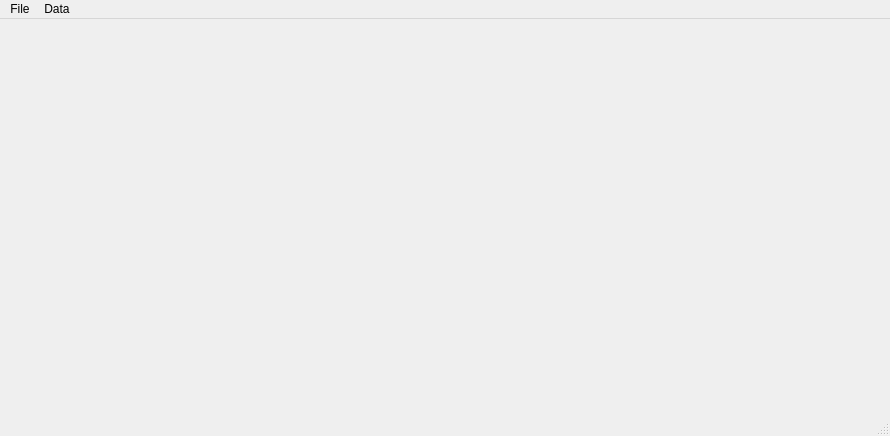
<?xml version="1.0" encoding="UTF-8"?>
<ui version="4.0">
 <class>GEF</class>
 <widget class="QMainWindow" name="GEF">
  <property name="geometry">
   <rect>
    <x>0</x>
    <y>0</y>
    <width>890</width>
    <height>436</height>
   </rect>
  </property>
  <property name="windowTitle">
   <string>GEF+</string>
  </property>
  <property name="windowIcon">
   <iconset>
    <normaloff>../static/logosmall.png</normaloff>../static/logosmall.png</iconset>
  </property>
  <widget class="QWidget" name="centralwidget">
   <layout class="QVBoxLayout" name="verticalLayout"/>
  </widget>
  <widget class="QMenuBar" name="menubar">
   <property name="geometry">
    <rect>
     <x>0</x>
     <y>0</y>
     <width>890</width>
     <height>22</height>
    </rect>
   </property>
   <widget class="QMenu" name="menuFile">
    <property name="title">
     <string>File</string>
    </property>
    <widget class="QMenu" name="menuExport">
     <property name="title">
      <string>Export</string>
     </property>
     <property name="icon">
      <iconset>
       <normaloff>../static/export.png</normaloff>../static/export.png</iconset>
     </property>
     <addaction name="actionExport_Current"/>
     <addaction name="actionCSV_csv"/>
    </widget>
    <addaction name="actionImport"/>
    <addaction name="menuExport"/>
    <addaction name="actionSettings"/>
   </widget>
   <widget class="QMenu" name="menuData">
    <property name="title">
     <string>Data</string>
    </property>
    <addaction name="actionAutocomplete"/>
   </widget>
   <addaction name="menuFile"/>
   <addaction name="menuData"/>
  </widget>
  <widget class="QStatusBar" name="statusbar"/>
  <action name="actionImport">
   <property name="icon">
    <iconset>
     <normaloff>../static/import.png</normaloff>../static/import.png</iconset>
   </property>
   <property name="text">
    <string>New Import</string>
   </property>
  </action>
  <action name="settings">
   <property name="text">
    <string>Settings</string>
   </property>
  </action>
  <action name="actionExport_Current">
   <property name="text">
    <string>Text (.txt)</string>
   </property>
  </action>
  <action name="actionCSV_csv">
   <property name="text">
    <string>CSV (.csv)</string>
   </property>
  </action>
  <action name="actionSettings">
   <property name="icon">
    <iconset>
     <normaloff>../static/settings.png</normaloff>../static/settings.png</iconset>
   </property>
   <property name="text">
    <string>Settings</string>
   </property>
  </action>
  <action name="actionAutocomplete">
   <property name="icon">
    <iconset>
     <normaloff>../static/autofill.png</normaloff>../static/autofill.png</iconset>
   </property>
   <property name="text">
    <string>Autocomplete</string>
   </property>
  </action>
 </widget>
 <resources/>
 <connections/>
</ui>
